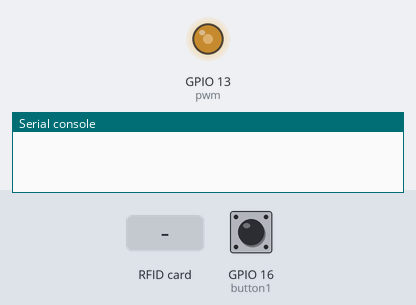
Recording of a program running on a simulated ESP32 board running MicroPython. On the bench: output pins drawn as LEDs (lit = HIGH), the last lines printed to the serial console. The inputs (shaded band) are chosen by the test bench; at power-on: GPIO 16 (button1) HIGH. The interpreter's speed is modelled, so counts of loop turns are approximate; library files of the repository ran but are not shown: mfrc522.py; pins used as bus, display or sensor lines are not drawn.

Above: at 1.2 s.
1.3 s: GPIO 16 (button1) pulled LOW for 0.15 s
At 2.5 s:
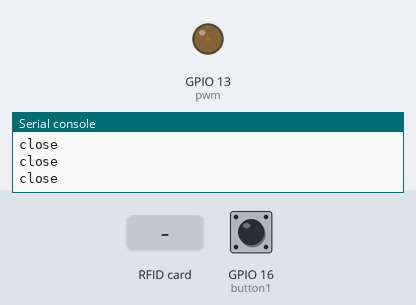
2.9 s: RFID card F3 C6 6F 1A held to the reader
At 3.6 s:
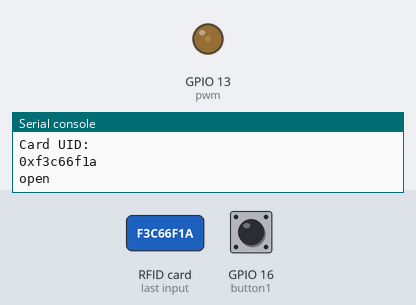
Timing chart, 0 to 5.9 s (numbered marks = the images above; inputs shaded):
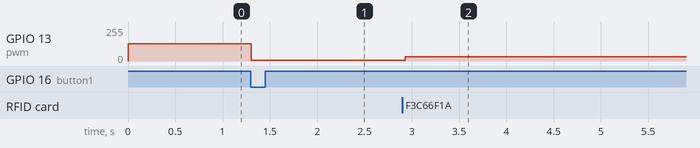

The program:

pj10_rc522_RFID.py
```python
import mfrc522
from os import uname
import time
from machine import Pin,PWM,I2C

pwm = PWM(Pin(13))
pwm.freq(50)
button1 = Pin(16, Pin.IN, Pin.PULL_UP)

#i2c config
rdr = mfrc522.MFRC522(18, 23, 19, 17, 5)
index = True
card_id=0
try:
    while True:
        btnVal1=button1.value()
        if(btnVal1 == 0):
            pwm.duty(25)
            print("close")
        (stat, tag_type) = rdr.request(rdr.REQIDL)
        if stat == rdr.OK:
            (stat, raw_uid) = rdr.anticoll()
            if stat == rdr.OK:
                print("Card UID: ")
                card_id="0x%02x%02x%02x%02x" % (raw_uid[0], raw_uid[1], raw_uid[2], raw_uid[3])
                print(card_id)
                if(card_id == "0xf3c66f1a"):
                    pwm.duty(128)
                    print("open")
                else:
                    print("error")
                card_id=0
                index = False
except KeyboardInterrupt:
    print("Bye")
```

Measured:
- after the input at 1.3 s, GPIO 13 (pwm): 128/255 → 6/255 at once
- after the input at 2.9 s, GPIO 13 (pwm): 6/255 → 32/255 at once
